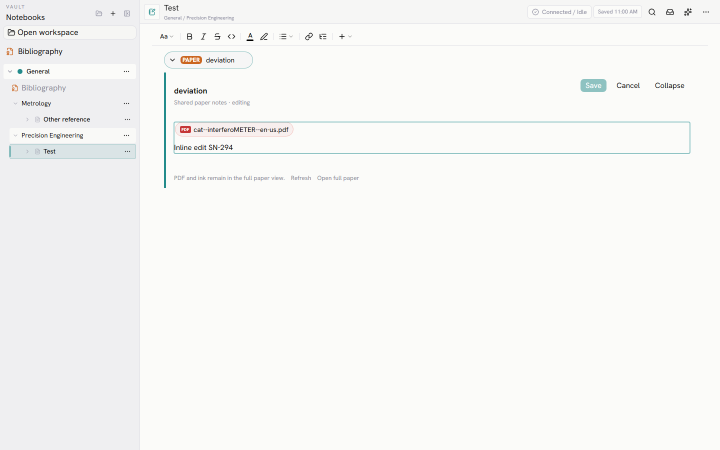
#> input picture evidence/sn-294/06-editing-saved.png, 1440 x 900 px, given in place of PXL_20261012_212346836.jpg, which was not available (shown at 1/2 size)
$ python compare.py
#> lines starting #> are read from the running program, lines starting #| are printed output that depends on the picture; pictures that were not available may be replaced by others from this repository, and a replacement may not be noted
from pathlib import Path
from PIL import Image, ImageOps, ImageDraw

root = Path(__file__).resolve().parent
photos = Path(r"C:\Projects\smart-notes\Docs\Upgrades\Photos-1-001-small")
items = [
    ("05", "PXL_20261012_212346836.jpg", (0, 100, 1200, 700), "05-chip.png", (0, 0, 1440, 600)),
    ("06", "PXL_20261012_212349926.jpg", (0, 100, 1200, 700), "06-expanded.png", (0, 0, 1440, 600)),
]

for number, filename, crop, screenshot, shot_crop in items:
    reference = Image.open(photos / filename).convert("RGB").crop(crop)
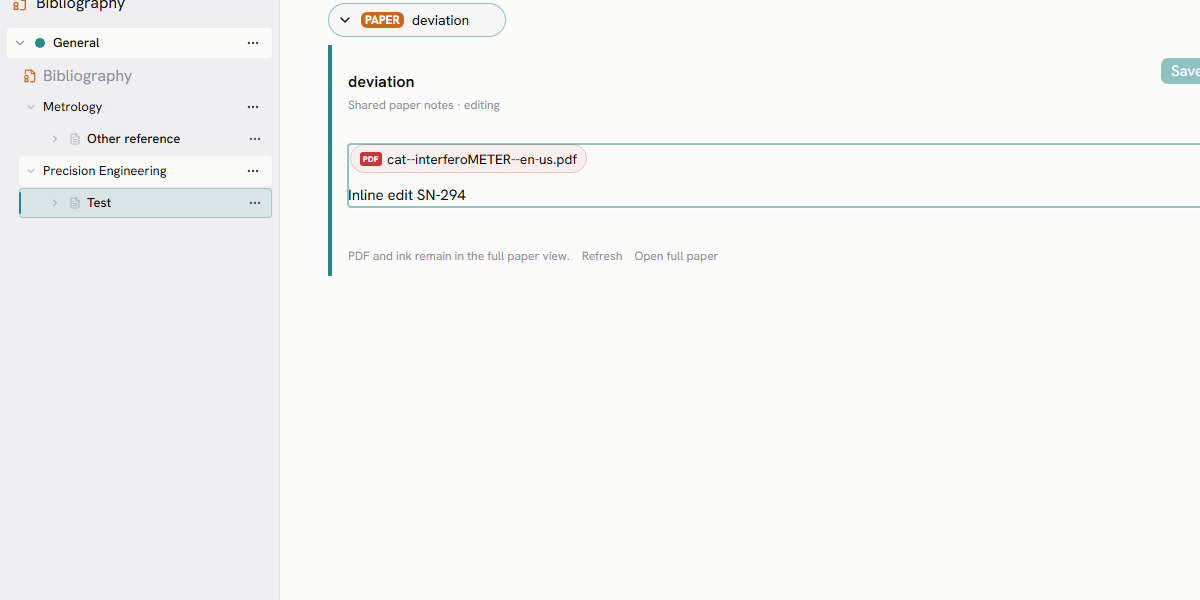
#> reference: PIL image 1200x600 RGB; mean R, G, B 246, 246.4, 245.2
    preview = Image.open(root / screenshot).convert("RGB").crop(shot_crop)
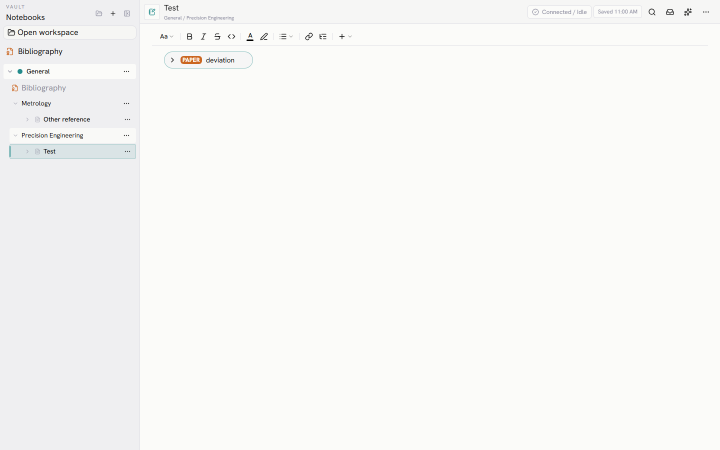
#> input picture evidence/sn-294/05-chip.png, 1440 x 900 px (shown at 1/2 size)
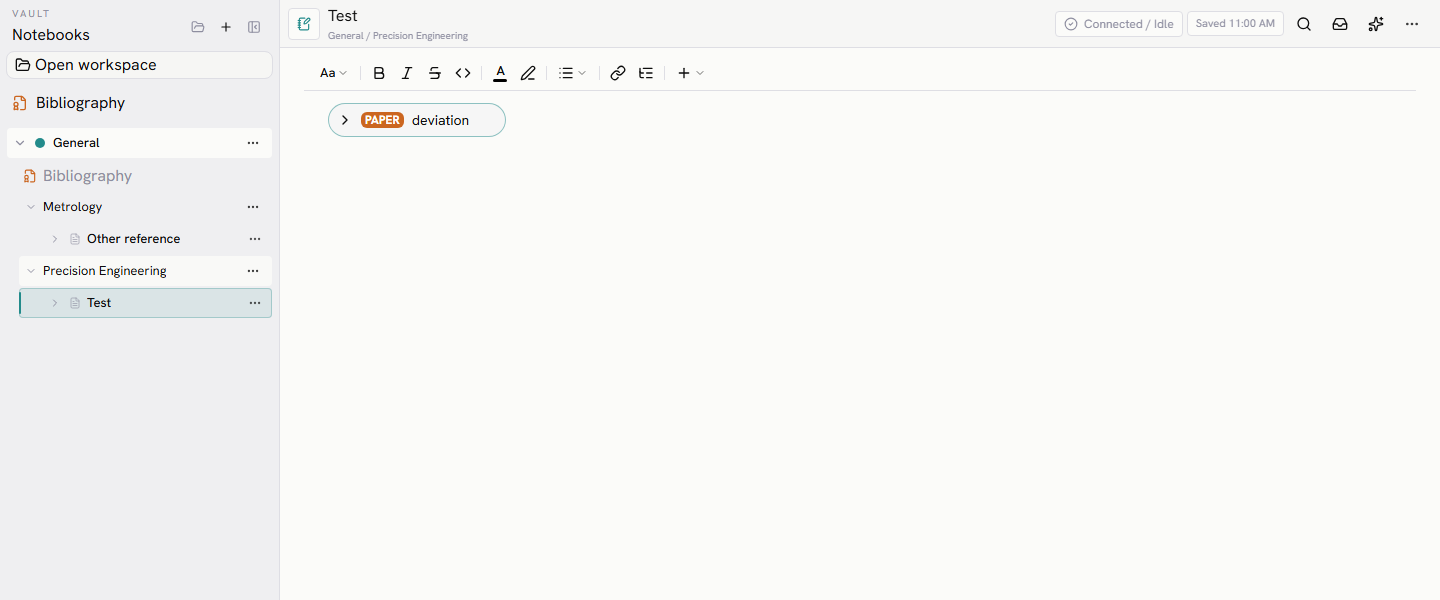
#> preview: PIL image 1440x600 RGB; mean R, G, B 247.2, 247.3, 246
    canvas = Image.new("RGB", (2420, 950), "white")
#> canvas: PIL image 2420x950 RGB; every value is 255
    for x, source, label in [
        (0, reference, f"Fork photo #{number}"),
        (1210, preview, "SN-294 desktop preview"),
    ]:
        fitted = ImageOps.contain(source, (1180, 900))
        canvas.paste(fitted, (x + (1180 - fitted.width) // 2, 40 + (900 - fitted.height) // 2))
        ImageDraw.Draw(canvas).text((x + 20, 14), label, fill="black")
#> this loop made 2 passes
#> (x, label) on passes 1 to 2: (0, 'Fork photo #05'), (1210, 'SN-294 desktop preview')
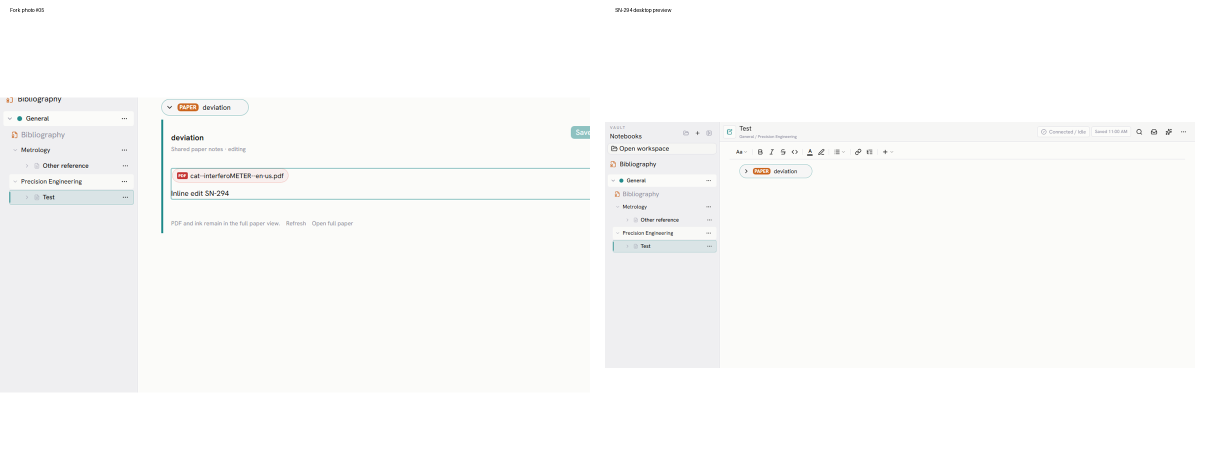
#> canvas: PIL image 2420x950 RGB (shown at 1/2 size); mean R, G, B 250.2, 250.4, 249.7
    canvas.save(root / f"{number}-side-by-side.png")
#> pass 2 of the loop `for number, filename, crop, screenshot, shot_crop in items:`:
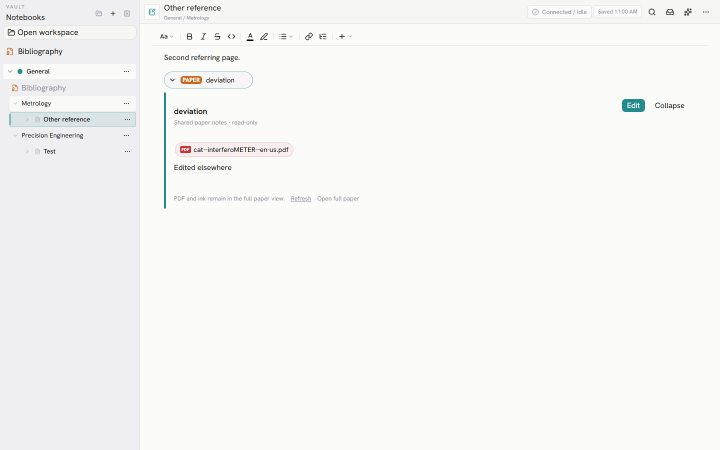
#> input picture evidence/sn-294/06-other-reference-refresh.png, 1440 x 900 px, given in place of PXL_20261012_212349926.jpg, which was not available (shown at 1/2 size)
#> `preview = Image.open(root / screenshot).convert("RGB").crop(shot_crop)`:
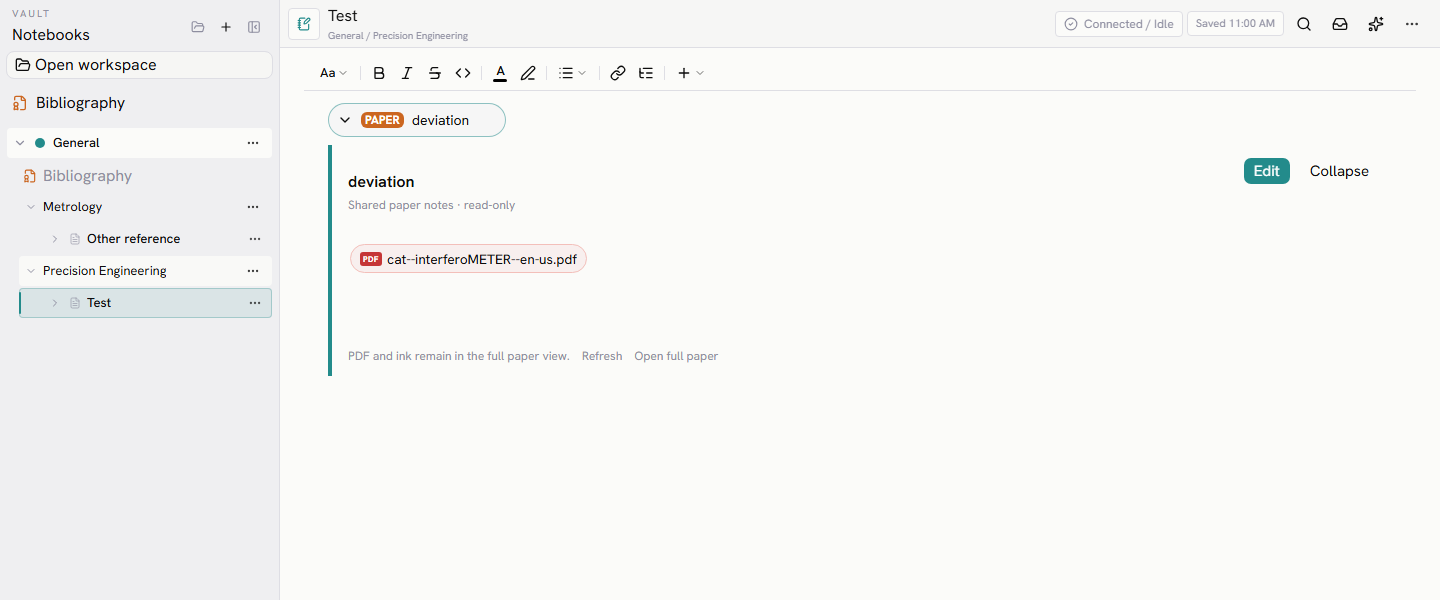
#> preview: PIL image 1440x600 RGB; mean R, G, B 246.2, 246.4, 245.2
#> the loop `for x, source, label in [ (0, reference, f"Fork photo #{number}"), (12..` made 2 passes
#> (x, label) on passes 1 to 2: (0, 'Fork photo #06'), (1210, 'SN-294 desktop preview')
#> after the loop `for x, source, label in [`:
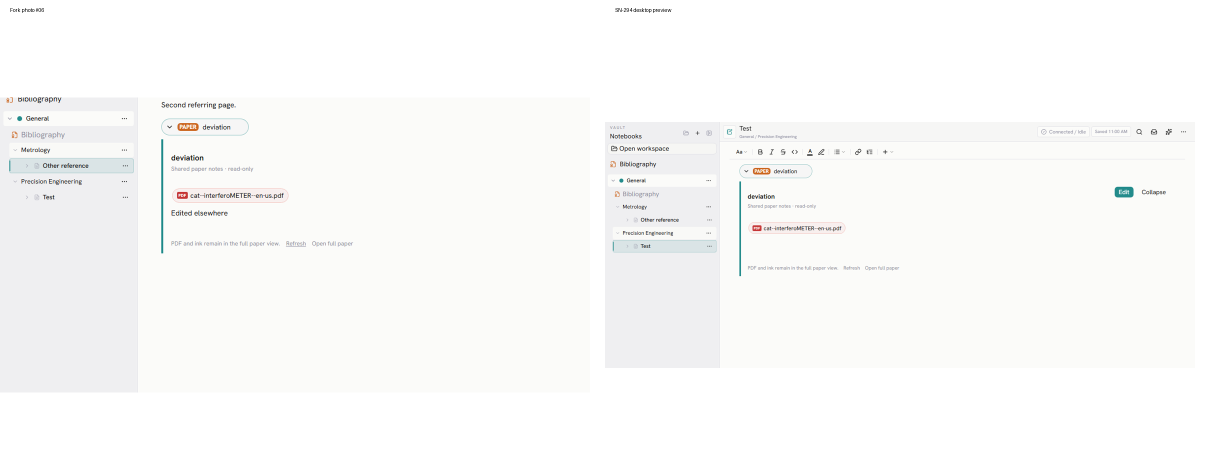
#> canvas: PIL image 2420x950 RGB (shown at 1/2 size); mean R, G, B 250.1, 250.2, 249.6
